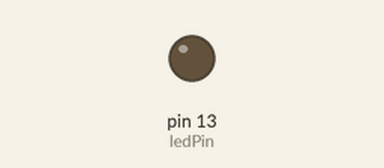
Simulated run of this sketch. Board: Arduino Uno, built with avr-gcc and run on an emulated ATmega328P. Parts: output pins drawn as LEDs (lit = HIGH).

Above: at 0.5 s.
At 5.0 s:
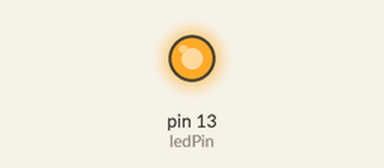
Timing chart, 0 to 6.9 s (numbered marks = the images above):
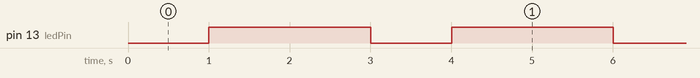

Measured:
- by itself, pin 13 (ledPin): alternates HIGH for 2.0 s and LOW for 1.0 s

The sketch:

03-FlashWithMillis.ino
```cpp
/**
**/
const int ledPin = 13;


long previousMillis = 0;          // will store last time LED was updated
int ledState = LOW;               // initially the led is OFF

long ledOnTime = 2000;            // interval at which the LED should be on  (milliseconds)
long ledOffTime = 1000;           // interval at which the LED should be off (milliseconds)

void  setup() {
  pinMode(ledPin, OUTPUT);
}

void loop() {

  long currentMillis = millis();

  // if the state of the led is ON and the time passed in which the led should be ON then switch OFF the led
  if((ledState == HIGH) && (currentMillis - previousMillis > ledOnTime)) {
    // save the last time you blinked the LED
    previousMillis = currentMillis;
    // change the state of the LED
    ledState = LOW;
    digitalWrite(ledPin, ledState);
  } else if ((ledState == LOW) && (currentMillis - previousMillis > ledOffTime)) {
    previousMillis = currentMillis;
    ledState = HIGH;
    digitalWrite(ledPin, ledState);
  }
}
```
